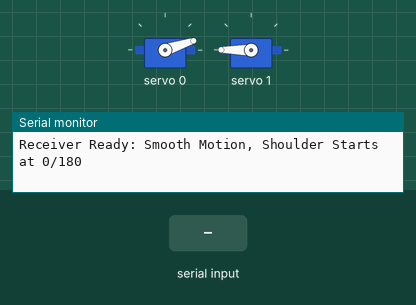
This sketch was run on a simulated Arduino Uno, built with avr-gcc and run on an emulated ATmega328P. On the bench: 2 × servo, the last lines printed to the serial monitor. The test bench sets the inputs (shaded band).

Above: at 2.2 s.
2.3 s: "|\n" received over the second serial link
At 3.5 s:
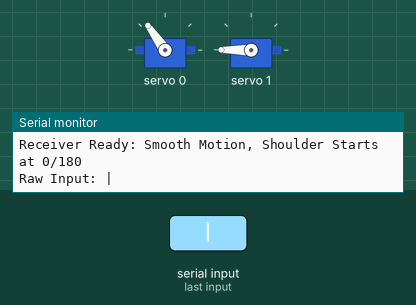
At 5.0 s:
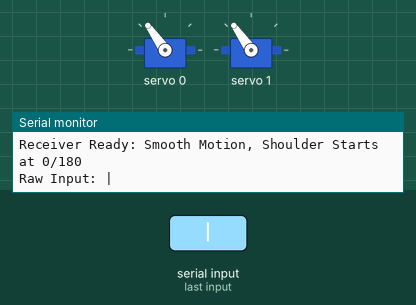
5.3 s: "5\n" received over the second serial link
Timing chart, 0 to 8.3 s (numbered marks = the images above; inputs shaded):
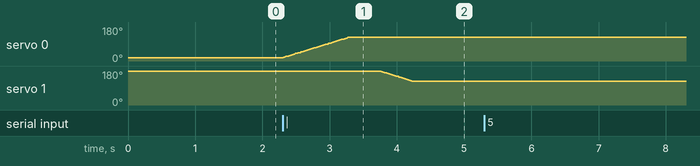

The sketch:

July_16_Stepper_Motor_Simulation_MPU_Flex_Sensors.ino
```cpp
#include <Adafruit_MPU6050.h>
#include <Wire.h>
#include <Adafruit_PWMServoDriver.h>
#include <SoftwareSerial.h>

SoftwareSerial BTserial(2, 3); // RX, TX for Bluetooth
Adafruit_PWMServoDriver pwm = Adafruit_PWMServoDriver();

// ✅ Servo channel assignments
const int shoulderMain   = 0; // Channel 0
const int shoulderMirror = 1; // Channel 1
const int elbowJoint     = 2; // Channel 2
const int wristFlick     = 3; // Channel 3 ← Up/down
const int wristRotation  = 4; // Channel 4 ← Rotation
const int gripper        = 5; // Channel 5 ← Gripper

// 🧠 Current positions
int posShoulder = 0;     // Start main at 0
int posMirror   = 180;   // Mirror at 180 for perfect inverse
int posElbow    = 90;
int posWrist    = 90;
int posRotate   = 90;
int posGripper  = 90;

// 📉 Smooth movement from current to target
void smoothMove(int channel, int &current, int target, int delayStep = 10) {
  if (current == target) return;

  int step = (target > current) ? 1 : -1;

  while (current != target) {
    current += step;
    int pulse = map(current, 0, 180, 150, 600);
    pwm.setPWM(channel, 0, pulse);
    delay(delayStep);
  }
}

void setup() {
  Serial.begin(9600);
  BTserial.begin(9600);

  pwm.begin();
  pwm.setPWMFreq(50); // 50 Hz for standard servos
  delay(1000);

  // Move to initial shoulder positions
  pwm.setPWM(shoulderMain, 0, map(posShoulder, 0, 180, 150, 600));
  pwm.setPWM(shoulderMirror, 0, map(posMirror, 0, 180, 150, 600));

  Serial.println("Receiver Ready: Smooth Motion, Shoulder Starts at 0/180");
}

void loop() {
  if (BTserial.available()) {
    String input = BTserial.readStringUntil('\n');
    Serial.print("Raw Input: ");
    Serial.println(input);

    // 🔍 Extract joint angles
    int sAngle = extractAngle(input, "S:");
    int eAngle = extractAngle(input, "E:");
    int wAngle = extractAngle(input, "W:"); // Wrist flick
    int rAngle = extractAngle(input, "R:"); // Wrist rotation
    int gAngle = extractAngle(input, "G:"); // Gripper

    // ✅ Shoulder & Mirror
    smoothMove(shoulderMain, posShoulder, sAngle);
    int mirrorDeg = 180 - sAngle; // exact mirror
    smoothMove(shoulderMirror, posMirror, mirrorDeg);

    // 💪 Elbow
    int limitedElbow = constrain(eAngle, 75, 180);
    smoothMove(elbowJoint, posElbow, limitedElbow);

    // ✋ Wrist Flick
    smoothMove(wristFlick, posWrist, wAngle);

    // 🔁 Wrist Rotation
    smoothMove(wristRotation, posRotate, rAngle);

    // 🤏 Gripper
    smoothMove(gripper, posGripper, gAngle);
  }

  delay(10); // Small refresh pause
}

// 🧠 Utility to extract angle value from string
int extractAngle(String input, String label) {
  int labelIndex = input.indexOf(label);
  if (labelIndex == -1) return 90;

  int separatorIndex = input.indexOf("|", labelIndex);
  String value;
  if (separatorIndex == -1) {
    value = input.substring(labelIndex + 2);
  } else {
    value = input.substring(labelIndex + 2, separatorIndex);
  }

  return constrain(value.toInt(), 0, 180);
}
```

Measured:
- after the input at 2.3 s, servo 0: moves from 18° to 125° over 0.96 s, starting at once; servo 1: moves from 180° to 125° over 0.50 s, starting after 1.4 s
